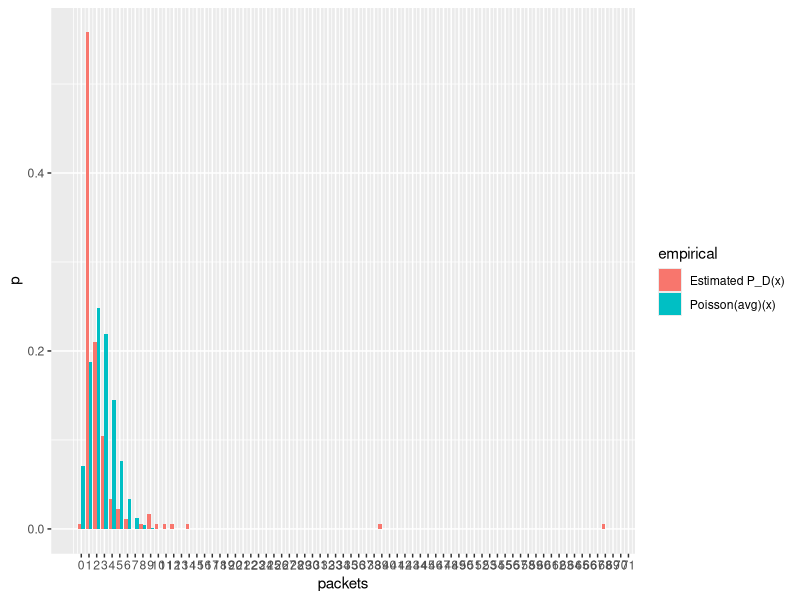
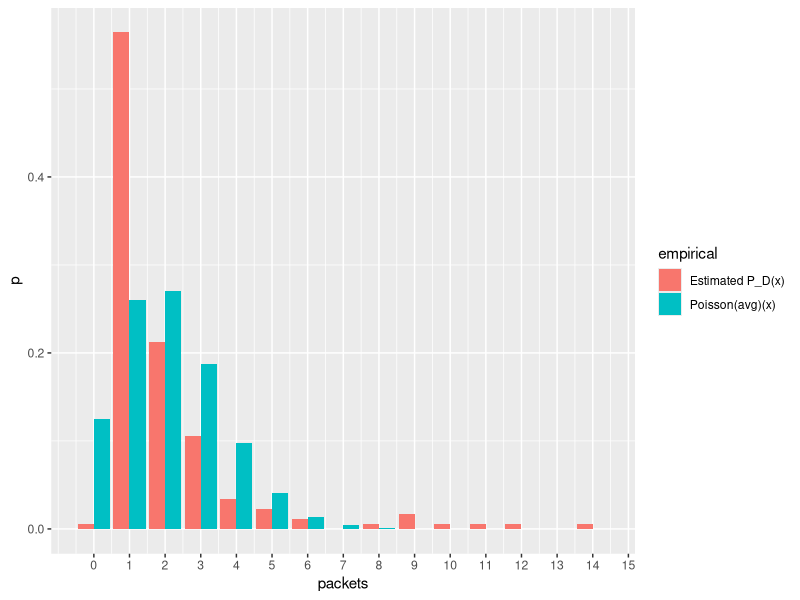
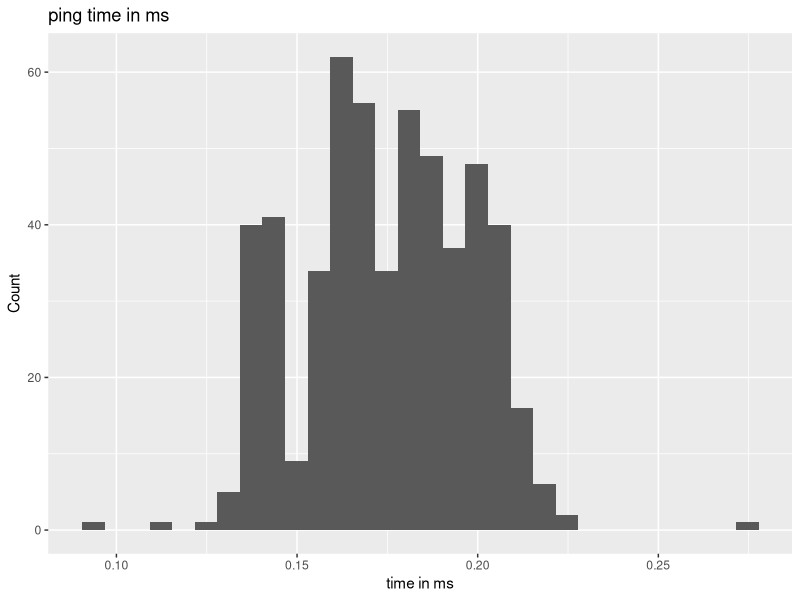
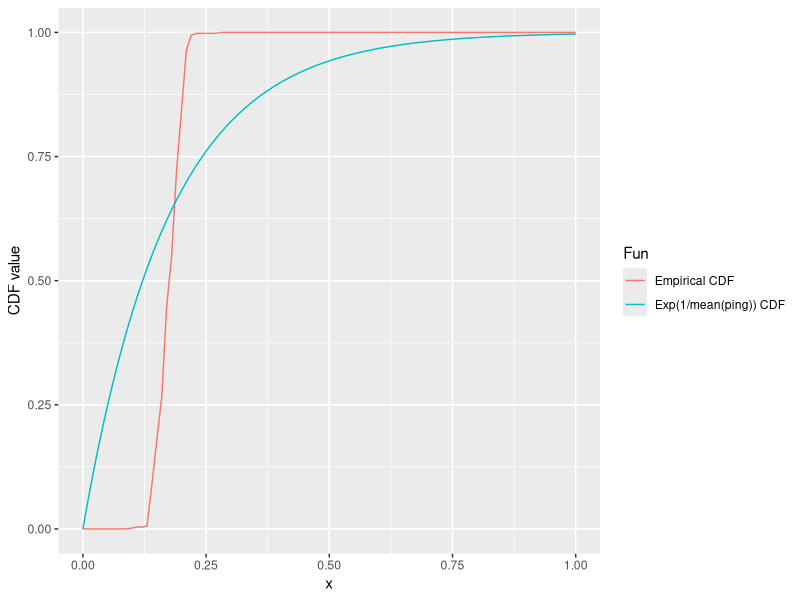

Here is the R script that generated these plots, in order:
## ---- chunk 1
library(tidyverse)
library(ggplot2)
## ---- chunk 2
packetData = read.csv("data/packet_data.csv",header = TRUE) %>%
  mutate(time = as.integer(time)) %>%
  group_by(time) %>%
  summarise(packets = max(total_packets) - min(total_packets))
## ---- chunk 3
N = nrow(packetData)
meanEst = mean(packetData$packets)
maxObs = max(packetData$packets)
vizPacketData <- packetData %>%
  group_by(packets) %>%
  summarise(p = n()/N)
#print(vizPacketData)
## ---- chunk 4
vizPacketData = vizPacketData %>%
   rbind(data.frame(packets = setdiff(0:maxObs,unique(packetData$packets)),
                   p = rep(0,length(setdiff(0:maxObs,unique(packetData$packets)))))) %>%
  mutate(empirical = rep("Estimated P_D(x)",length(p))) %>%
  rbind(data.frame(packets = 0:maxObs,
                   p = dpois(0:maxObs,lambda = meanEst),
                   empirical = rep("Poisson(avg)(x)")))
ggplot(data = vizPacketData,aes(x = packets,y=p,fill = empirical))+geom_bar(position="dodge", stat="identity")+
  scale_x_continuous(breaks=seq(0,80,by=1))
## ---- chunk 5
packetData = packetData %>%
  filter(packets <= 30)
N = nrow(packetData)
meanEst = mean(packetData$packets)
maxObs = max(packetData$packets)
vizPacketData <- packetData %>%
  group_by(packets) %>%
  summarise(p = n()/N)

vizPacketData = vizPacketData %>%
   rbind(data.frame(packets = setdiff(0:maxObs,unique(packetData$packets)),
                   p = rep(0,length(setdiff(0:maxObs,unique(packetData$packets)))))) %>%
  mutate(empirical = rep("Estimated P_D(x)",length(p))) %>%
  rbind(data.frame(packets = 0:maxObs,
                   p = dpois(0:maxObs,lambda = meanEst),
                   empirical = rep("Poisson(avg)(x)")))
ggplot(data = vizPacketData,aes(x = packets,y=p,fill = empirical))+geom_bar(position="dodge", stat="identity")+
  scale_x_continuous(breaks=seq(0,80,by=1))
## ---- chunk 6
pingData = read.csv("data/ping_data.csv",header = TRUE) %>%
  mutate(ping = as.numeric(str_split(ping,pattern = " ",simplify = TRUE)[,1]))
## ---- chunk 7
ggplot(data = pingData,aes(x=ping))+geom_histogram()+ggtitle("ping time in ms")+xlab("time in ms")+ylab("Count")
## ---- chunk 8
P = ecdf(pingData$ping)
x = seq(from = 0,to = 1,by = .01)
empirical = P(x)
target = pexp(x,rate = 1/(mean(pingData$ping)))
Fun = c("Empirical CDF","Exp(1/mean(ping)) CDF")
visualFrame = data.frame(x = rep(x,times = 2),
                         y = c(empirical,target),
                         Fun = rep(Fun,each=length(x)))
ggplot(data = visualFrame,aes(x=x,y=y,color = Fun))+geom_line()+xlab("x")+ylab("CDF value")

